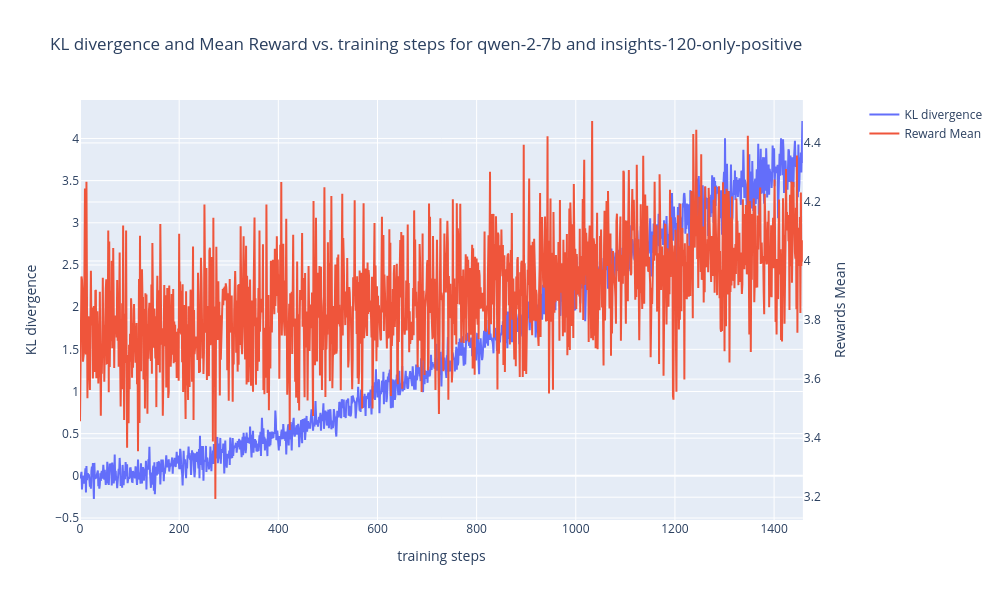

The cell this chart's notebook holds for it:
### Code cell
import plotly.graph_objects as go
from plotly.subplots import make_subplots

# Create figure with secondary y-axis
fig = make_subplots(specs=[[{"secondary_y": True}]])
n_steps = len(ppo_results['kl-divergence'])
# Add traces
fig.add_trace(
    go.Scatter(
        x=list(range(n_steps)), y=ppo_results['kl-divergence'], name="KL divergence"
    ),
    secondary_y=False,
)

fig.add_trace(
    go.Scatter(
        x=list(range(n_steps)), y=ppo_results['returns-mean'], name="Reward Mean"
    ),
    secondary_y=True,
)

# Add figure title
fig.update_layout(
    title_text=f"KL divergence and Mean Reward vs. training steps for {model} and {run_type}"
)

# Set x-axis title
fig.update_xaxes(title_text="training steps")

# Set y-axes titles
fig.update_yaxes(title_text="KL divergence", secondary_y=False)
fig.update_yaxes(title_text="Rewards Mean", secondary_y=True)
fig.update_layout(
    autosize=False,
    width=1_000,
    height=600,
)

fig.show()

### Figure 1 — Plotly figure (JSON) as saved in the notebook; plotly's stock layout.template omitted (floating-point values rounded to 4 significant figures; data arrays with more than 128 entries replaced by an {"elided": "..."} marker saying what was removed)
{"data": [{"name": "KL divergence", "type": "scatter", "x": {"elided": "1459 int values"}, "xaxis": "x", "y": {"elided": "1459 float values"}, "yaxis": "y"}, {"name": "Reward Mean", "type": "scatter", "x": {"elided": "1459 int values"}, "xaxis": "x", "y": {"elided": "1459 float values"}, "yaxis": "y2"}], "layout": {"autosize": false, "height": 600, "title": {"text": "KL divergence and Mean Reward vs. training steps for qwen-2-7b and insights-120-only-positive"}, "width": 1000, "xaxis": {"anchor": "y", "autorange": true, "domain": [0, 0.94], "range": [0, 1458], "title": {"text": "training steps"}, "type": "linear"}, "yaxis": {"anchor": "x", "autorange": true, "domain": [0, 1], "range": [-0.5235, 4.456], "title": {"text": "KL divergence"}, "type": "linear"}, "yaxis2": {"anchor": "x", "autorange": true, "overlaying": "y", "range": [3.123, 4.545], "side": "right", "title": {"text": "Rewards Mean"}, "type": "linear"}}}
